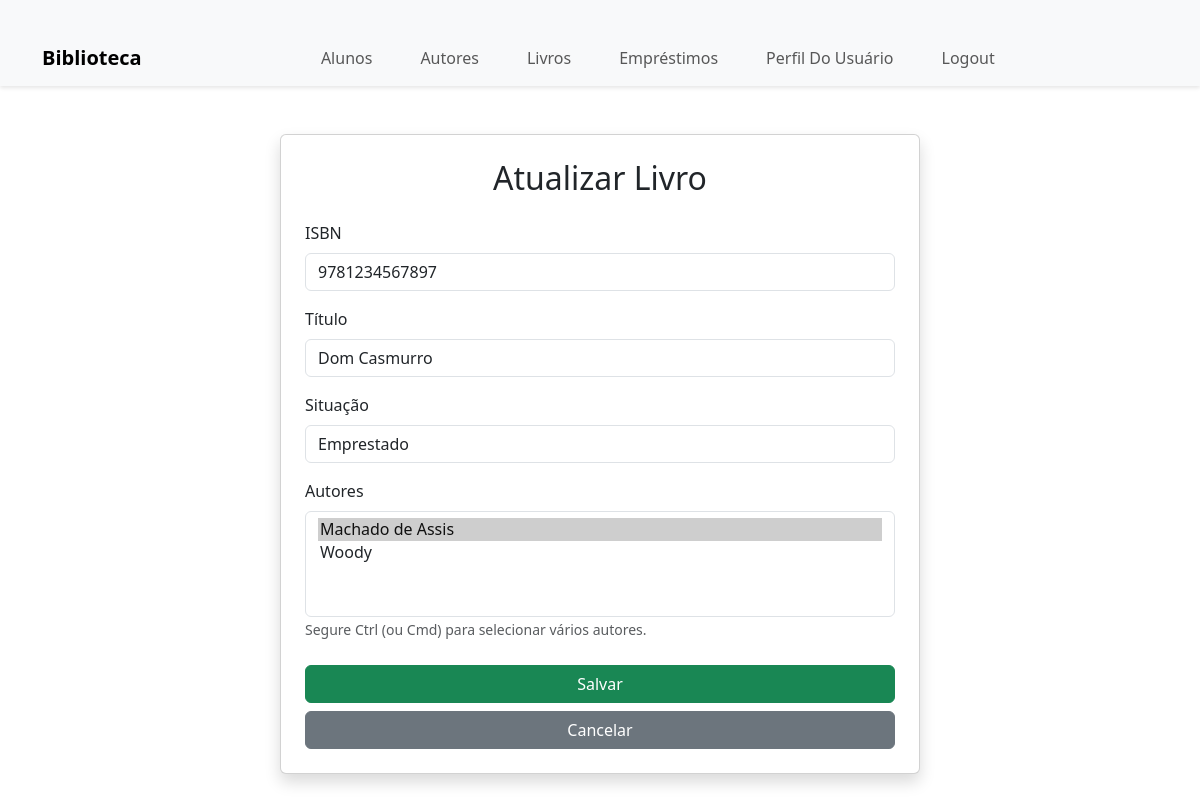
Page /livro/editar/1/ (signed in) on the committed database.
### biblioteca/models.py (models this page shows, shortened)
class Livro(models.Model):
    isbn = models.CharField(max_length=13, unique=True)
    titulo = models.CharField(max_length=150)
    situacao = models.CharField(max_length=50, choices=[("Disponível", "Disponível"), ("Emprestado", "Emprestado")])
    autores = models.ManyToManyField(Autor, through="Escrito")

### biblioteca/views.py (the view)
# urls.py: path('livro/editar/<int:pk>/', views.livro_update, name='livro_update'),
@login_required
def livro_update(request, pk):
    livro = get_object_or_404(Livro, pk=pk)
    if request.method == 'POST':
        form = LivroForm(request.POST, instance=livro)
        if form.is_valid():
            form.save()
            return redirect('livro_list')
    else:
        form = LivroForm(instance=livro)
    return render(request, 'livro_update.html', {'form': form})

### biblioteca/forms.py
class LivroForm(forms.ModelForm):
    class Meta:
        model = Livro
        fields = ['isbn', 'titulo', 'situacao', 'autores']

### biblioteca/templates/livro_update.html (shortened to what this page needs)
{% extends 'base.html' %}
{% block content %}
<div class="container mt-5 d-flex justify-content-center">
    <div class="card shadow p-4" style="width: 40rem;">
        <h2 class="text-center mb-4">Atualizar Livro</h2>
        <form method="post">
            <div class="form-group mb-3">
                <label for="id_isbn" class="form-label">ISBN</label>
                <input type="text" name="isbn" id="id_isbn" class="form-control" placeholder="Digite o ISBN" value="{{ form.isbn.value|default:'' }}">
            </div>
            <div class="form-group mb-3">
                <label for="id_titulo" class="form-label">Título</label>
                <input type="text" name="titulo" id="id_titulo" class="form-control" placeholder="Digite o título do livro" value="{{ form.titulo.value|default:'' }}">
            </div>
            <div class="form-group mb-3">
                <label for="id_situacao" class="form-label">Situação</label>
                <select name="situacao" id="id_situacao" class="form-control">
                    <option value="Emprestado" {% if form.situacao.value == "Emprestado" %}selected{% endif %}>Emprestado</option>
                </select>
            </div>
            <div class="form-group mb-4">
                <label for="id_autores" class="form-label">Autores</label>
                <select name="autores" id="id_autores" class="form-control" multiple>
                    {% for autor in form.autores.field.queryset %}
                        <option value="{{ autor.id }}"
                            {% if autor.id in form.autores.value %}selected{% endif %}>
                            {{ autor.nome }}
                        </option>
                    {% endfor %}
                </select>
                <small class="form-text text-muted">Segure Ctrl (ou Cmd) para selecionar vários autores.</small>
            </div>
            <div class="d-grid gap-2">
                <button type="submit" class="btn btn-success">Salvar</button>
                <a href="{% url 'livro_list' %}" class="btn btn-secondary">Cancelar</a>
            </div>
        </form>
    </div>
</div>
{% endblock %}

### biblioteca/templates/base.html (style rules this page uses)
.container { margin-top: 30px; }

### rows in the picture
Livro: isbn "9781234567897", titulo "Dom Casmurro", situacao "Emprestado"

### other values in the picture
form field autores "Machado de Assis ☑ / Woody"
